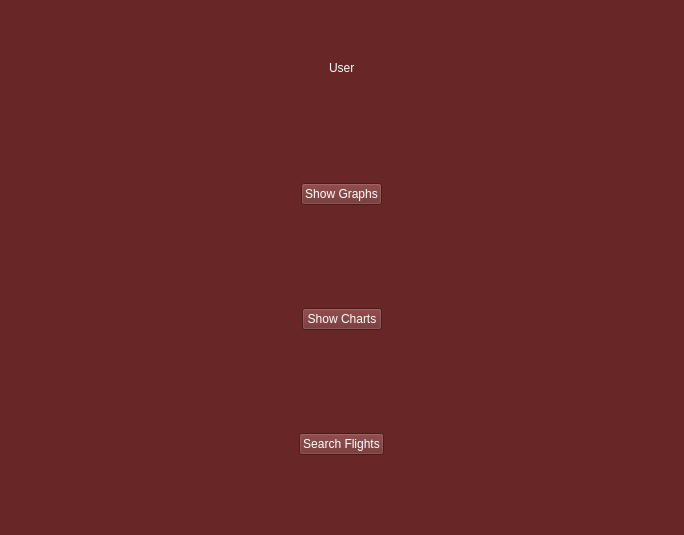
<?xml version="1.0" encoding="UTF-8"?>
<ui version="4.0">
 <class>MainWindow</class>
 <widget class="QMainWindow" name="MainWindow">
  <property name="geometry">
   <rect>
    <x>0</x>
    <y>0</y>
    <width>684</width>
    <height>535</height>
   </rect>
  </property>
  <property name="windowTitle">
   <string>MainWindow</string>
  </property>
  <property name="styleSheet">
   <string notr="true">background-color: rgb(104, 38, 38);</string>
  </property>
  <widget class="QWidget" name="centralwidget">
    <layout class="QVBoxLayout">
      <item alignment="Qt::AlignCenter">
        <widget class="QLabel" name="label">
          <property name="styleSheet">
           <string notr="true">color: rgb(255, 255, 255);
          font: 20pt &quot;MS Shell Dlg 2&quot;;</string>
          </property>
          <property name="text">
           <string>User</string>
          </property>
        </widget>
      </item>
      <item alignment="Qt::AlignCenter">
        <widget class="QPushButton" name="graph_bt_2">
          <property name="styleSheet">
           <string notr="true">color: rgb(255, 255, 255);
          font: 16pt &quot;MS Shell Dlg 2&quot;;</string>
          </property>
          <property name="text">
           <string>Show Graphs</string>
          </property>
        </widget>
      </item>
      <item alignment="Qt::AlignCenter">
        <widget class="QPushButton" name="graph_bt">
          <property name="styleSheet">
           <string notr="true">color: rgb(255, 255, 255);
          font: 16pt &quot;MS Shell Dlg 2&quot;;</string>
          </property>
          <property name="text">
           <string>Show Charts</string>
          </property>
        </widget>
      </item>
      <item alignment="Qt::AlignCenter">
        <widget class="QPushButton" name="serachFlights">
          <property name="styleSheet">
           <string notr="true">color: rgb(255, 255, 255);
          font: 16pt &quot;MS Shell Dlg 2&quot;;</string>
          </property>
          <property name="text">
           <string>Search Flights</string>
          </property>
        </widget>
      </item>
    </layout>
  </widget>
  <widget class="QMenuBar" name="menubar">
   <property name="geometry">
    <rect>
     <x>0</x>
     <y>0</y>
     <width>684</width>
     <height>18</height>
    </rect>
   </property>
  </widget>
  <widget class="QStatusBar" name="statusbar"/>
 </widget>
 <resources/>
 <connections/>
</ui>
